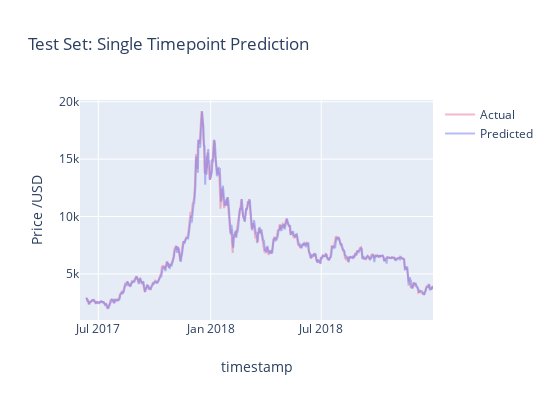

The cell this chart's notebook holds for it:
### Markdown cell above
See how well this modeel performs on testset. That number below the code represents the model's mean absolute error (mae) on the training set after the 50th training iteration (or epoch).

### Code cell
trace_ac = go.Scatter(x = model_data[model_data['Timestamp']>= split_date]['Timestamp'][window_len:],
                   y = test_set['Close'][window_len:],
                   mode = "lines",
                   name = "Actual",
                   marker = dict(color = 'rgba(235, 115, 150, 0.5)')
                       )

trace_pre = go.Scatter(x = model_data[model_data['Timestamp']>= split_date]['Timestamp'][window_len:],
                   y = ((np.transpose(bit_model.predict(LSTM_test_inputs))+1) * test_set['Close'].values[:-window_len])[0],
                   mode = "lines",
                   name = "Predicted",
                   marker = dict(color = 'rgba(115, 120, 235, 0.5)')
                      )
            
data_3 = [trace_ac, trace_pre]

layout_3 = go.Layout(height=400, width=550,
                title='Test Set: Single Timepoint Prediction', 
                xaxis_title="timestamp",
                yaxis_title="Price /USD", 
                     xaxis=dict(range=['2017-06-01', '2018-12-31']))

fig = dict(data = data_3, layout = layout_3)


iplot(fig);

### Figure 1 — Plotly figure (JSON) as saved in the notebook; plotly's stock layout.template omitted (floating-point values rounded to 4 significant figures; data arrays with more than 128 entries replaced by an {"elided": "..."} marker saying what was removed)
{"data": [{"marker": {"color": "rgba(235, 115, 150, 0.5)"}, "mode": "lines", "name": "Actual", "type": "scatter", "x": {"elided": "793 str values"}, "y": {"elided": "793 float values"}}, {"marker": {"color": "rgba(115, 120, 235, 0.5)"}, "mode": "lines", "name": "Predicted", "type": "scatter", "x": {"elided": "793 str values"}, "y": {"elided": "793 float values"}}], "layout": {"height": 400, "title": {"text": "Test Set: Single Timepoint Prediction"}, "width": 550, "xaxis": {"range": ["2017-06-01", "2018-12-31"], "title": {"text": "timestamp"}}, "yaxis": {"title": {"text": "Price /USD"}}}}
